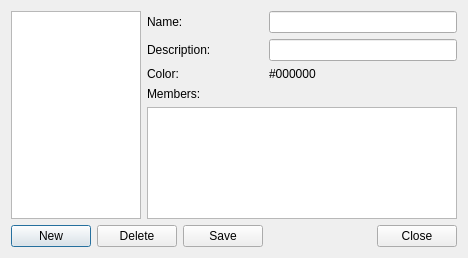
<?xml version="1.0" encoding="UTF-8"?>
<ui version="4.0">
 <class>UserGroupsDialog</class>
 <widget class="QDialog" name="UserGroupsDialog">
  <property name="geometry">
   <rect>
    <x>0</x>
    <y>0</y>
    <width>468</width>
    <height>258</height>
   </rect>
  </property>
  <property name="windowTitle">
   <string>Dialog</string>
  </property>
  <layout class="QGridLayout" name="gridLayout">
   <item row="0" column="0" rowspan="5" colspan="2">
    <widget class="QListWidget" name="groupsListWidget">
     <property name="sizePolicy">
      <sizepolicy hsizetype="Minimum" vsizetype="Minimum">
       <horstretch>0</horstretch>
       <verstretch>0</verstretch>
      </sizepolicy>
     </property>
     <property name="minimumSize">
      <size>
       <width>40</width>
       <height>0</height>
      </size>
     </property>
     <property name="maximumSize">
      <size>
       <width>130</width>
       <height>16777215</height>
      </size>
     </property>
    </widget>
   </item>
   <item row="0" column="2" colspan="2">
    <widget class="QLabel" name="label">
     <property name="text">
      <string>Name:</string>
     </property>
    </widget>
   </item>
   <item row="0" column="4" colspan="2">
    <widget class="QLineEdit" name="nameLineEdit"/>
   </item>
   <item row="1" column="2" colspan="2">
    <widget class="QLabel" name="label_2">
     <property name="text">
      <string>Description:</string>
     </property>
    </widget>
   </item>
   <item row="1" column="4" colspan="2">
    <widget class="QLineEdit" name="descrLineEdit"/>
   </item>
   <item row="2" column="2" colspan="2">
    <widget class="QLabel" name="label_3">
     <property name="text">
      <string>Color:</string>
     </property>
    </widget>
   </item>
   <item row="2" column="4" colspan="2">
    <widget class="QLabel" name="colorLabel">
     <property name="text">
      <string>#000000</string>
     </property>
    </widget>
   </item>
   <item row="3" column="2" colspan="2">
    <widget class="QLabel" name="label_4">
     <property name="text">
      <string>Members:</string>
     </property>
    </widget>
   </item>
   <item row="4" column="2" colspan="4">
    <widget class="QPlainTextEdit" name="membersPlainTextEdit"/>
   </item>
   <item row="5" column="0">
    <widget class="QPushButton" name="newPushButton">
     <property name="text">
      <string>New</string>
     </property>
     <property name="icon">
      <iconset resource="../resources.qrc">
       <normaloff>:/icons/trolltech/filenew.png</normaloff>:/icons/trolltech/filenew.png</iconset>
     </property>
    </widget>
   </item>
   <item row="5" column="1" colspan="2">
    <widget class="QPushButton" name="deletePushButton">
     <property name="text">
      <string>Delete</string>
     </property>
     <property name="icon">
      <iconset resource="../resources.qrc">
       <normaloff>:/icons/editdelete.png</normaloff>:/icons/editdelete.png</iconset>
     </property>
    </widget>
   </item>
   <item row="5" column="3">
    <widget class="QPushButton" name="savePushButton">
     <property name="text">
      <string>Save</string>
     </property>
     <property name="icon">
      <iconset resource="../resources.qrc">
       <normaloff>:/icons/trolltech/filesave.png</normaloff>:/icons/trolltech/filesave.png</iconset>
     </property>
    </widget>
   </item>
   <item row="5" column="4">
    <spacer name="horizontalSpacer">
     <property name="orientation">
      <enum>Qt::Horizontal</enum>
     </property>
     <property name="sizeHint" stdset="0">
      <size>
       <width>96</width>
       <height>20</height>
      </size>
     </property>
    </spacer>
   </item>
   <item row="5" column="5">
    <widget class="QPushButton" name="closePushButton">
     <property name="text">
      <string>Close</string>
     </property>
    </widget>
   </item>
  </layout>
 </widget>
 <resources>
  <include location="../resources.qrc"/>
 </resources>
 <connections>
  <connection>
   <sender>closePushButton</sender>
   <signal>clicked()</signal>
   <receiver>UserGroupsDialog</receiver>
   <slot>accept()</slot>
   <hints>
    <hint type="sourcelabel">
     <x>429</x>
     <y>237</y>
    </hint>
    <hint type="destinationlabel">
     <x>345</x>
     <y>217</y>
    </hint>
   </hints>
  </connection>
  <connection>
   <sender>newPushButton</sender>
   <signal>clicked()</signal>
   <receiver>UserGroupsDialog</receiver>
   <slot>onNewClicked()</slot>
   <hints>
    <hint type="sourcelabel">
     <x>46</x>
     <y>234</y>
    </hint>
    <hint type="destinationlabel">
     <x>233</x>
     <y>128</y>
    </hint>
   </hints>
  </connection>
  <connection>
   <sender>deletePushButton</sender>
   <signal>clicked()</signal>
   <receiver>UserGroupsDialog</receiver>
   <slot>onDeleteClicked()</slot>
   <hints>
    <hint type="sourcelabel">
     <x>136</x>
     <y>234</y>
    </hint>
    <hint type="destinationlabel">
     <x>233</x>
     <y>128</y>
    </hint>
   </hints>
  </connection>
  <connection>
   <sender>savePushButton</sender>
   <signal>clicked()</signal>
   <receiver>UserGroupsDialog</receiver>
   <slot>onSaveClicked()</slot>
   <hints>
    <hint type="sourcelabel">
     <x>227</x>
     <y>234</y>
    </hint>
    <hint type="destinationlabel">
     <x>233</x>
     <y>128</y>
    </hint>
   </hints>
  </connection>
  <connection>
   <sender>colorLabel</sender>
   <signal>linkActivated(QString)</signal>
   <receiver>UserGroupsDialog</receiver>
   <slot>onColorClicked()</slot>
   <hints>
    <hint type="sourcelabel">
     <x>366</x>
     <y>79</y>
    </hint>
    <hint type="destinationlabel">
     <x>233</x>
     <y>128</y>
    </hint>
   </hints>
  </connection>
 </connections>
 <slots>
  <slot>onNewClicked()</slot>
  <slot>onDeleteClicked()</slot>
  <slot>onSaveClicked()</slot>
  <slot>onColorClicked()</slot>
  <slot>onCurrentGroupModified()</slot>
 </slots>
</ui>
